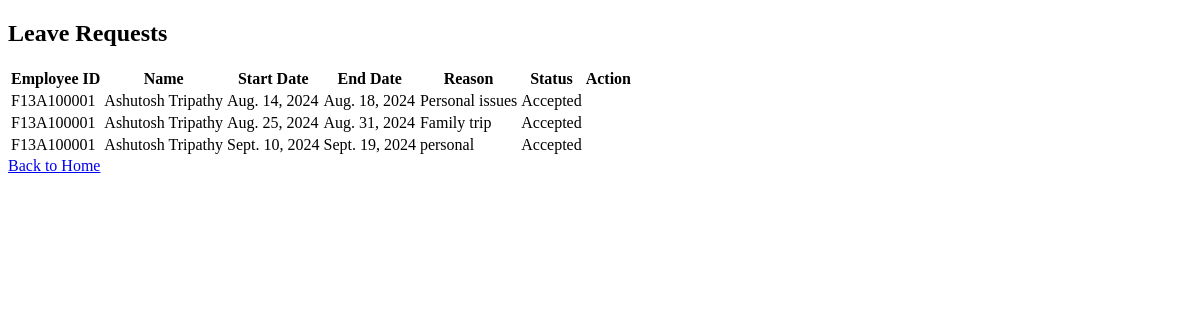
Before: /hr-leave-requests/ (signed in) with the older database file.
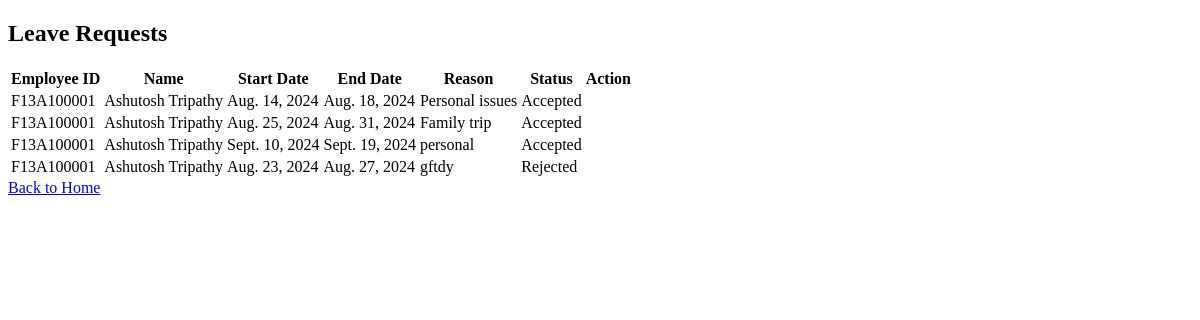
After: the same page with the newer database file.
### hrms/models.py (models this page shows, shortened)
class LeaveRequest(models.Model):
    STATUS_CHOICES = [
        ('Pending', 'Pending'),
        ('Accepted', 'Accepted'),
        ('Rejected', 'Rejected'),
    ]
    employee = models.ForeignKey(Employee, on_delete=models.CASCADE)
    start_date = models.DateField()
    end_date = models.DateField()
    reason = models.TextField()
    status = models.CharField(max_length=10, choices=STATUS_CHOICES, default='Pending')
    request_date = models.DateTimeField(default=timezone.now)

class Employee(models.Model):
    employee_id = models.CharField(max_length=10, unique=True)
    name = models.CharField(max_length=100)
    position = models.CharField(max_length=100)
    department = models.CharField(max_length=100)
    email = models.EmailField()
    phone_number = models.CharField(max_length=15)
    dob = models.DateField()
    leaves = models.IntegerField(default=0)
    otp = models.CharField(max_length=6, blank=True, null=True)

### hrms/views.py (the view)
# urls.py: path('hr-leave-requests/', views.hr_leave_requests_view, name='hr_leave_requests'),
def hr_leave_requests_view(request):
    if not request.session.get('logged_in'):
        return redirect('login')
    leave_requests = LeaveRequest.objects.all()
    return render(request, 'hr_leave_requests.html', {'leave_requests': leave_requests})

### hrms/templates/hr_leave_requests.html (shortened to what this page needs)
<!DOCTYPE html>
<html lang="en">
<head>
</head>
<body>
    <h2>Leave Requests</h2>
    <table>
        <tr>
            <th>Employee ID</th>
            <th>Name</th>
            <th>Start Date</th>
            <th>End Date</th>
            <th>Reason</th>
            <th>Status</th>
            <th>Action</th>
        </tr>
        {% for request in leave_requests %}
        <tr>
            <td>{{ request.employee.employee_id }}</td>
            <td>{{ request.employee.name }}</td>
            <td>{{ request.start_date }}</td>
            <td>{{ request.end_date }}</td>
            <td>{{ request.reason }}</td>
            <td>{{ request.status }}</td>
            <td>
            </td>
        </tr>
        {% endfor %}
    </table>
    <a href="{% url 'home' %}">Back to Home</a>
</body>
</html>

Changed rows visible on the page:
added LeaveRequest: employee.employee_id "F13A100001", employee.name "Ashutosh Tripathy", start_date "Aug. 23, 2024", end_date "Aug. 27, 2024", reason "gftdy", status "Rejected"
